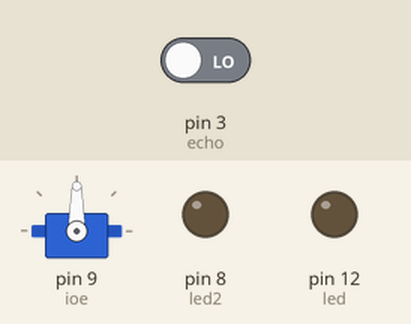
The sketch below on a simulated Arduino Uno, built with avr-gcc and run on an emulated ATmega328P. Shown: servo, output pins drawn as LEDs (lit = HIGH). The test bench sets the inputs (shaded band); at power-on: pin 3 (echo) LOW. Pins used as bus, display or sensor lines are not drawn; what the sketch prints to the serial monitor is not drawn.

Above: at 0.1 s.
At 2.1 s:
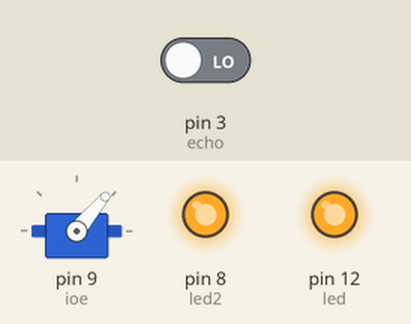
Timing chart, 0 to 3.6 s (numbered marks = the images above):
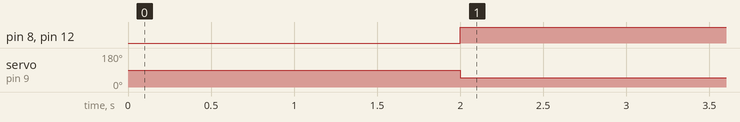

Measured:
- by itself, pin 8 (led2), pin 12 (led): LOW → HIGH at 2.0 s
- by itself, servo on pin 9 (ioe): 90° → 50° at 2.0 s

The sketch:

Sensor_Arduino.ino
```cpp
#include <Servo.h>
Servo ioe; // create servo object to control a servo

int trig = 2;
int echo = 3;
int tiempo;
int distancia;
int led = 12;
int led2 = 8;
int pulsador = 13;
int val = 0;
void setup() {

  // put your setup code here, to run once:
  Serial.begin(9600);
  pinMode(trig, OUTPUT);
  pinMode(led, OUTPUT);
  pinMode(led2, OUTPUT);
  pinMode(echo, INPUT);
  pinMode(pulsador, INPUT);
  ioe.attach(9);

}

void loop() {

  // put your main code here, to run repeatedly:
  digitalWrite(trig, HIGH);
  delay(500);//tiempo de 5 milisegundos
  digitalWrite(trig, LOW);
  tiempo = pulseIn(echo, HIGH);
  distancia = tiempo / 58.2;
  delay(500);

  if (distancia <= 10)
  {
    digitalWrite(led, HIGH);//enciende el led 1
    digitalWrite(led2, HIGH);//enciende el led 2
    ioe.write(50);//coloca el motor en un ángulo de 50 grados
    delay(2000);// delay de 3 segundos
    Serial.println("Cerca\n");//imprime un mensaje
  }

  if (distancia > 10)
  {
    ioe.write(5);//coloca el motor en un ángulo de 5 grados
    Serial.println("Lejos\n");//imprime un mensaje
    digitalWrite(led, LOW);//apaga el led 1
    digitalWrite(led2, LOW);//apaga el led 2
    delay(200);//tiempo de 2 milisegundos

  }

}
```
